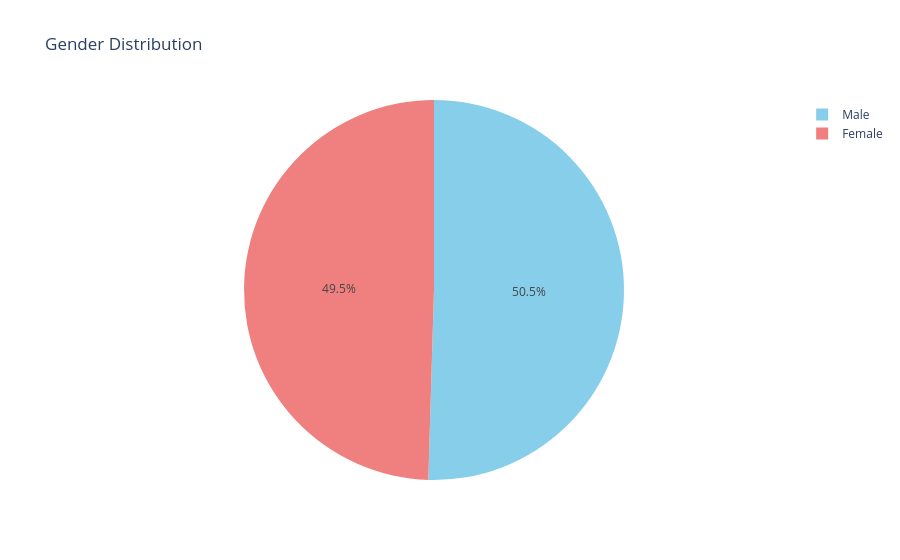

This figure's notebook cell:
### Markdown cell above
**Demographic Analysis**

Gender Distribution

### Code cell
fig = px.pie(df, names='gender', title='Gender Distribution',color_discrete_sequence=['skyblue', 'lightcoral'])
fig.update_layout(xaxis_title='Chest Pain Type', yaxis_title='Count')
fig.show()

### Figure 1 — Plotly figure (JSON) as saved in the notebook; plotly's stock layout.template omitted (floating-point values rounded to 4 significant figures; data arrays with more than 128 entries replaced by an {"elided": "..."} marker saying what was removed)
{"data": [{"domain": {"x": [0, 1], "y": [0, 1]}, "hovertemplate": "gender=%{label}<extra></extra>", "labels": {"elided": "7043 str values"}, "legendgroup": "", "name": "", "showlegend": true, "type": "pie"}], "layout": {"legend": {"tracegroupgap": 0}, "piecolorway": ["skyblue", "lightcoral"], "title": {"text": "Gender Distribution"}, "xaxis": {"title": {"text": "Chest Pain Type"}}, "yaxis": {"title": {"text": "Count"}}}}
